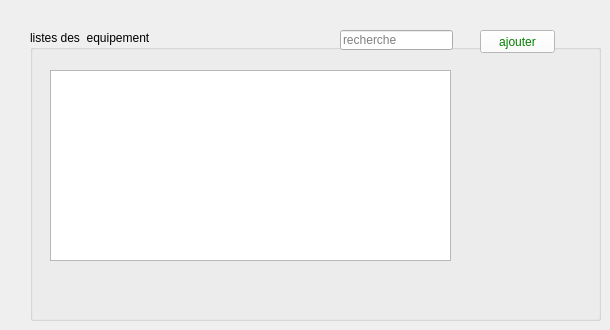
        <widget class="QWidget" name="tab_12">
         <attribute name="title">
          <string>equipements</string>
         </attribute>
         <widget class="QGroupBox" name="groupBox_12">
          <property name="geometry">
           <rect>
            <x>30</x>
            <y>30</y>
            <width>571</width>
            <height>291</height>
           </rect>
          </property>
          <property name="title">
           <string>listes des  equipement</string>
          </property>
          <widget class="QLineEdit" name="lineEdit_15">
           <property name="geometry">
            <rect>
             <x>310</x>
             <y>0</y>
             <width>113</width>
             <height>20</height>
            </rect>
           </property>
           <property name="placeholderText">
            <string>recherche</string>
           </property>
          </widget>
          <widget class="QPushButton" name="pushButton_17">
           <property name="geometry">
            <rect>
             <x>450</x>
             <y>0</y>
             <width>75</width>
             <height>23</height>
            </rect>
           </property>
           <property name="styleSheet">
            <string notr="true">color: green ; background-color: white </string>
           </property>
           <property name="text">
            <string>ajouter</string>
           </property>
          </widget>
          <widget class="QTableView" name="tableView_12">
           <property name="geometry">
            <rect>
             <x>20</x>
             <y>40</y>
             <width>401</width>
             <height>191</height>
            </rect>
           </property>
          </widget>
         </widget>
        </widget>
